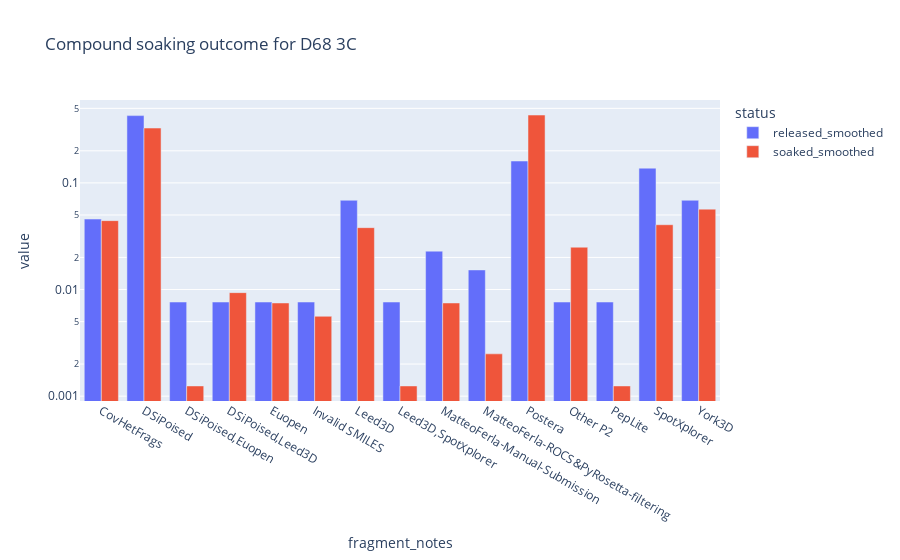

Here is the notebook cell this chart was saved with:
### Code cell
def laplace_smooth(series, alpha=1):
    """Laplace smoothing of a pandas Series."""
    # Total count of all categories
    N = series.sum()
    # Number of unique categories
    K = len(series)
    # Apply Laplace smoothing formula
    smoothed = (series + alpha) / (N + alpha * K)    
    return smoothed

pivotted.loc['soaked_smoothed'] = laplace_smooth(pivotted.loc['Analysis in progress'])
pivotted.loc['released_smoothed'] = laplace_smooth(pivotted.loc['Completed - structure released'] )

fig = px.bar(pivotted.transpose()[['released_smoothed', 'soaked_smoothed']],
      title='Compound soaking outcome for D68 3C', log_y=True
      )
fig.update_layout(barmode='group')
fig

### Figure 1 — Plotly figure (JSON) as saved in the notebook; plotly's stock layout.template omitted (floating-point values rounded to 4 significant figures)
{"data": [{"alignmentgroup": "True", "hovertemplate": "status=released_smoothed<br>fragment_notes=%{x}<br>value=%{y}<extra></extra>", "legendgroup": "released_smoothed", "marker": {"color": "#636efa", "pattern": {"shape": ""}}, "name": "released_smoothed", "offsetgroup": "released_smoothed", "orientation": "v", "showlegend": true, "textposition": "auto", "type": "bar", "x": ["CovHetFrags", "DSiPoised", "DSiPoised,Euopen", "DSiPoised,Leed3D", "Euopen", "Invalid SMILES", "Leed3D", "Leed3D,SpotXplorer", "MatteoFerla-Manual-Submission", "MatteoFerla-ROCS&PyRosetta-filtering", "Postera", "Other P2", "PepLite", "SpotXplorer", "York3D"], "xaxis": "x", "y": [0.0458, 0.4275, 0.007634, 0.007634, 0.007634, 0.007634, 0.0687, 0.007634, 0.0229, 0.01527, 0.1603, 0.007634, 0.007634, 0.1374, 0.0687], "yaxis": "y"}, {"alignmentgroup": "True", "hovertemplate": "status=soaked_smoothed<br>fragment_notes=%{x}<br>value=%{y}<extra></extra>", "legendgroup": "soaked_smoothed", "marker": {"color": "#EF553B", "pattern": {"shape": ""}}, "name": "soaked_smoothed", "offsetgroup": "soaked_smoothed", "orientation": "v", "showlegend": true, "textposition": "auto", "type": "bar", "x": ["CovHetFrags", "DSiPoised", "DSiPoised,Euopen", "DSiPoised,Leed3D", "Euopen", "Invalid SMILES", "Leed3D", "Leed3D,SpotXplorer", "MatteoFerla-Manual-Submission", "MatteoFerla-ROCS&PyRosetta-filtering", "Postera", "Other P2", "PepLite", "SpotXplorer", "York3D"], "xaxis": "x", "y": [0.04426, 0.3267, 0.001247, 0.009352, 0.007481, 0.005611, 0.03803, 0.001247, 0.007481, 0.002494, 0.4327, 0.02494, 0.001247, 0.04052, 0.05673], "yaxis": "y"}], "layout": {"autosize": true, "barmode": "group", "legend": {"title": {"text": "status"}, "tracegroupgap": 0}, "title": {"text": "Compound soaking outcome for D68 3C"}, "xaxis": {"anchor": "y", "autorange": true, "domain": [0, 1], "range": [-0.5, 14.5], "title": {"text": "fragment_notes"}, "type": "category"}, "yaxis": {"anchor": "x", "autorange": true, "domain": [0, 1], "range": [-3.045, -0.2227], "title": {"text": "value"}, "type": "log"}}}
